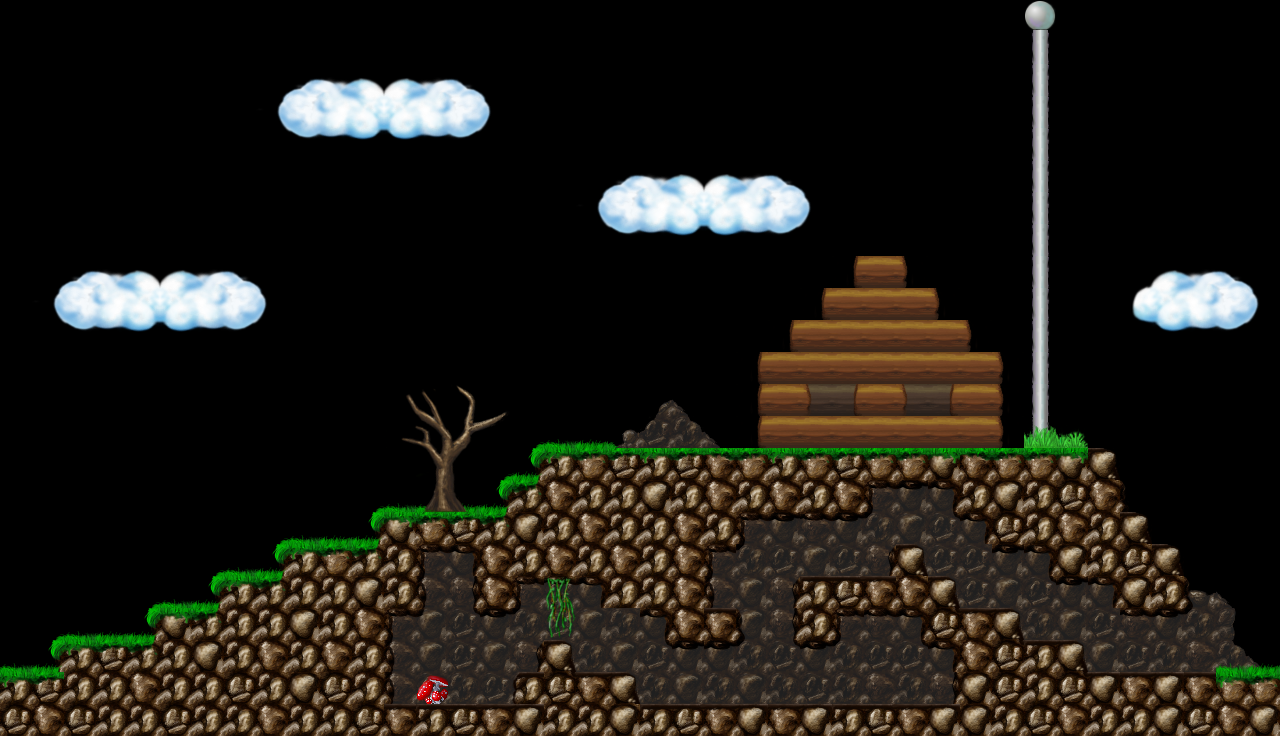

A level layout from a 2D game, rendered from its tile map. Below: a short description, then the map file with its tile-grid data intact:
An orthogonal 40x23 tile map with 32x32 px tiles, 1 tile layer (Tile Layer 1).

<map version="1.0.0" orientation="orthogonal" renderorder="right-down" width="40" height="23" tilewidth="32" tileheight="32" nextobjectid="1">
 <tileset firstgid="1" source="tilemap.tsx" />
 <layer name="Tile Layer 1" width="40" height="23">
  <data encoding="csv">
0,0,0,0,0,0,0,0,0,0,0,0,0,0,0,0,0,0,0,0,0,0,0,0,0,0,0,0,0,0,0,0,173,0,0,0,0,0,0,0,
0,0,0,0,0,0,0,0,0,0,0,0,0,0,0,0,0,0,0,0,0,0,0,0,0,0,0,0,0,0,0,0,301,0,0,0,0,0,0,0,
0,0,0,0,0,0,0,0,1900,1901,1902,1903,1270,1271,1272,1273,0,0,0,0,0,0,0,0,0,0,0,0,0,0,0,0,301,0,0,0,0,0,0,0,
0,0,0,0,0,0,0,0,1964,3345,3346,3347,3342,3343,3344,1337,0,0,0,0,0,0,0,0,0,0,0,0,0,0,0,0,301,0,0,0,0,0,0,0,
0,0,0,0,0,0,0,0,2028,2029,2030,2031,1398,1399,1400,1401,0,0,0,0,0,0,0,0,0,0,0,0,0,0,0,0,301,0,0,0,0,0,0,0,
0,0,0,0,0,0,0,0,0,0,0,0,0,0,0,0,0,0,1900,1901,1902,1903,1270,1271,1272,1273,0,0,0,0,0,0,301,0,0,0,0,0,0,0,
0,0,0,0,0,0,0,0,0,0,0,0,0,0,0,0,0,0,1964,3345,3346,3347,3342,3343,3344,1337,0,0,0,0,0,0,301,0,0,0,0,0,0,0,
0,0,0,0,0,0,0,0,0,0,0,0,0,0,0,0,0,0,2028,2029,2030,2031,1398,1399,1400,1401,0,0,0,0,0,0,301,0,0,0,0,0,0,0,
0,1900,1901,1902,1903,1270,1271,1272,1273,0,0,0,0,0,0,0,0,0,0,0,0,0,0,0,0,0,1111,1112,1113,0,0,0,301,0,0,1269,1270,1271,1272,1273,
0,1964,3345,3346,3347,3342,3343,3344,1337,0,0,0,0,0,0,0,0,0,0,0,0,0,0,0,0,1111,1112,1112,1112,1113,0,0,301,0,0,1333,3342,3343,3344,1337,
0,2028,2029,2030,2031,1398,1399,1400,1401,0,0,0,0,0,0,0,0,0,0,0,0,0,0,0,1111,1112,1112,1112,1112,1112,1113,0,301,0,0,1397,1398,1399,1400,1401,
0,0,0,0,0,0,0,0,0,0,0,0,0,0,0,0,0,0,0,0,0,0,0,1111,1112,1112,1112,1112,1112,1112,1112,1113,301,0,0,0,0,0,0,0,
0,0,0,0,0,0,0,0,0,0,0,0,1256,1257,1258,1259,0,0,0,0,1430,1431,0,1111,1112,1241,1239,1112,1241,1239,1112,1113,301,0,0,0,0,0,0,0,
0,0,0,0,0,0,0,0,0,0,0,0,1320,1321,1322,1323,1558,1559,1560,1812,1367,1366,1431,1111,1112,1112,1112,1112,1112,1112,1112,1113,617,805,0,0,0,0,0,0,
0,0,0,0,0,0,0,0,0,0,0,0,0,1385,1386,1558,1683,3423,3428,3424,3423,3424,3425,3428,3423,3428,3424,3428,3428,3426,3425,3428,3428,3426,3557,0,0,0,0,0,
0,0,0,0,0,0,0,0,0,0,0,1558,1559,1449,1450,1683,3364,3491,3555,3555,3492,3555,3491,3555,3491,3555,3491,1746,1880,1747,3555,3492,3555,3556,3491,1238,0,0,0,0,
0,0,0,0,0,0,0,0,1558,1559,1560,1683,3426,3428,3424,3364,3492,3555,3491,3555,3555,3491,3555,1746,1880,1879,1880,1881,1364,1878,1747,3556,3555,3491,3555,3557,0,0,0,0,
0,0,0,0,0,0,1558,1559,1683,3423,3428,3364,3555,1746,1747,3491,3555,3491,3555,3491,3555,3491,1746,1881,1428,1364,1428,1173,3552,1428,1428,1880,1747,3492,3555,3556,3557,0,0,0,
0,0,0,0,1558,1559,1683,3423,3364,3555,3555,3492,3555,1685,1748,3491,1746,1432,1747,3555,3555,3491,1685,1364,1173,3487,3488,3489,3491,3552,1428,1364,1878,1880,1747,3492,3555,1172,1431,0,
0,1558,1559,1560,1683,3426,3364,3555,3555,3492,3555,3491,1746,1681,1878,1880,1881,1496,1364,1427,1747,3491,3489,1174,1748,3555,1746,1879,1747,3554,3489,3552,1427,1364,1428,1879,1880,1881,1429,0,
1559,1683,3423,3424,3364,3555,3492,3555,3491,3555,3491,3555,1685,1364,1428,1364,1173,3552,1427,1364,1878,1880,1880,1881,1878,1880,1881,1428,1878,1747,3491,3554,3487,3552,1364,1428,1427,1363,1687,1752,
3423,3424,3555,3555,3491,3555,3555,3556,3555,3492,3556,3555,1685,1368,1427,1428,3551,3554,3489,3552,1427,1364,1427,1364,1427,1428,1427,1363,1427,1748,3492,3556,3555,3554,3490,3489,3490,3489,3427,3428,
3556,3491,3556,3555,3555,3556,3555,3555,3491,3555,3555,3556,3489,3487,3488,3489,3490,3555,3555,3492,3487,3488,3489,3490,3489,3490,3487,3488,3489,3490,3492,3555,3556,3491,3555,3555,3492,3556,3491,3492
</data>
 </layer>
</map>
